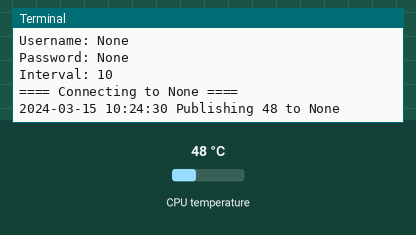
Bench run of a program on a simulated Raspberry Pi (BCM pin numbers). Parts: the last lines printed to the terminal. Inputs (shaded band) come from the test bench; at power-on: CPU temperature 48 °C. No MQTT or app messages arrive unless stated; the clock reads 2024-03-15 10:24:30 at power-on unless the program sets it.

Above: at 1.3 s.
1.4 s: CPU temperature set to 31 °C
At 11.0 s:
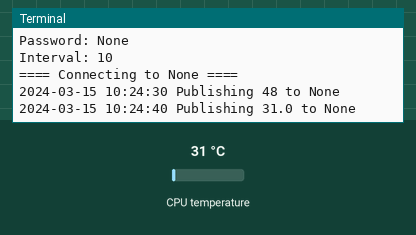
11.3 s: CPU temperature set to 44 °C
At 21.1 s:
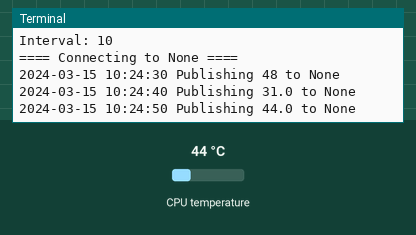

The program:

main.py
```python
import os
import time
import datetime
import sys
import paho.mqtt.client as mqtt

from gpiozero import CPUTemperature

MQTT_SERVER = os.getenv("MQTT_SERVER")
MQTT_PORT = os.getenv("MQTT_PORT", 1883)
MQTT_TOPIC = os.getenv("MQTT_TOPIC")
INTERVAL = int(os.getenv("MQTT_INTERVAL", 10))
USERNAME = os.getenv("MQTT_USERNAME")
PASSWORD = os.getenv("MQTT_PASSWORD")

print("==== Configuration ====")
print("Server: %s:%d" % (MQTT_SERVER, MQTT_PORT))
print("Topic: %s" % MQTT_TOPIC)
print("Username: %s" % USERNAME)
print("Password: %s" % PASSWORD)
print("Interval: %d" % INTERVAL)

next_reading = time.time()

client = mqtt.Client()
client.username_pw_set(USERNAME, PASSWORD)

print("==== Connecting to %s ====" % MQTT_SERVER)
client.connect(MQTT_SERVER, MQTT_PORT, 60)

client.loop_start()

try:
    while True:
        now = time.time()
        temperature = CPUTemperature().temperature
        temperature = round(temperature, 2)
        st = datetime.datetime.fromtimestamp(now).strftime('%Y-%m-%d %H:%M:%S')
        print("%s Publishing %s to %s" % (st, str(temperature), MQTT_TOPIC))
        client.publish(MQTT_TOPIC, temperature, 1)
        next_reading += INTERVAL
        sleep_time = next_reading - now
        if sleep_time > 0:
            time.sleep(sleep_time)
except KeyboardInterrupt:
    pass

client.loop_stop()
client.disconnect()
```

Measured:
- after the input at 1.4 s, the terminal: prints a new line after 8.6 s (image 1)
- after the input at 11.3 s, the terminal: prints a new line after 8.7 s (image 2)
